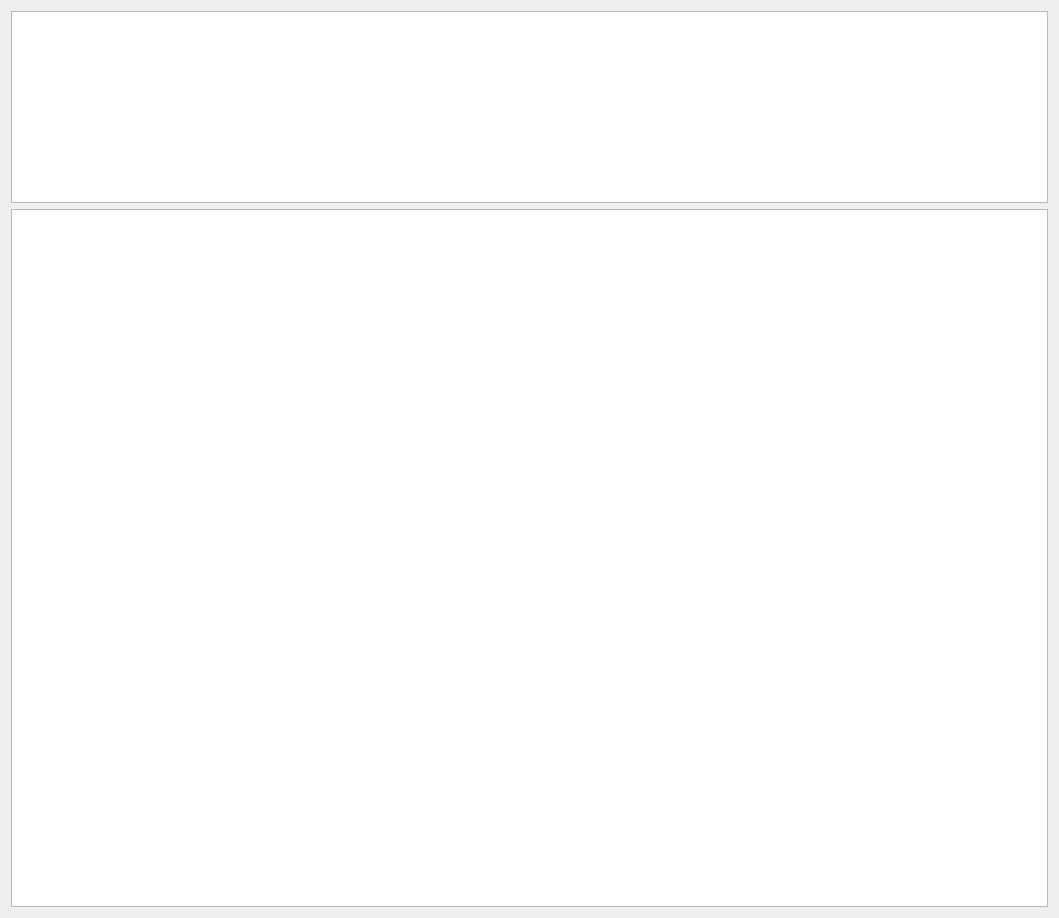
<?xml version="1.0" encoding="UTF-8"?>
<ui version="4.0">
 <class>TableDialog</class>
 <widget class="QDialog" name="TableDialog">
  <property name="geometry">
   <rect>
    <x>0</x>
    <y>0</y>
    <width>1059</width>
    <height>918</height>
   </rect>
  </property>
  <property name="windowTitle">
   <string>Dialog</string>
  </property>
  <layout class="QGridLayout" name="gridLayout">
   <item row="0" column="0">
    <widget class="QTextBrowser" name="Ispis">
     <property name="sizePolicy">
      <sizepolicy hsizetype="Preferred" vsizetype="Preferred">
       <horstretch>0</horstretch>
       <verstretch>0</verstretch>
      </sizepolicy>
     </property>
    </widget>
   </item>
   <item row="1" column="0">
    <widget class="QTableWidget" name="Tabelica"/>
   </item>
  </layout>
 </widget>
 <resources/>
 <connections/>
</ui>
